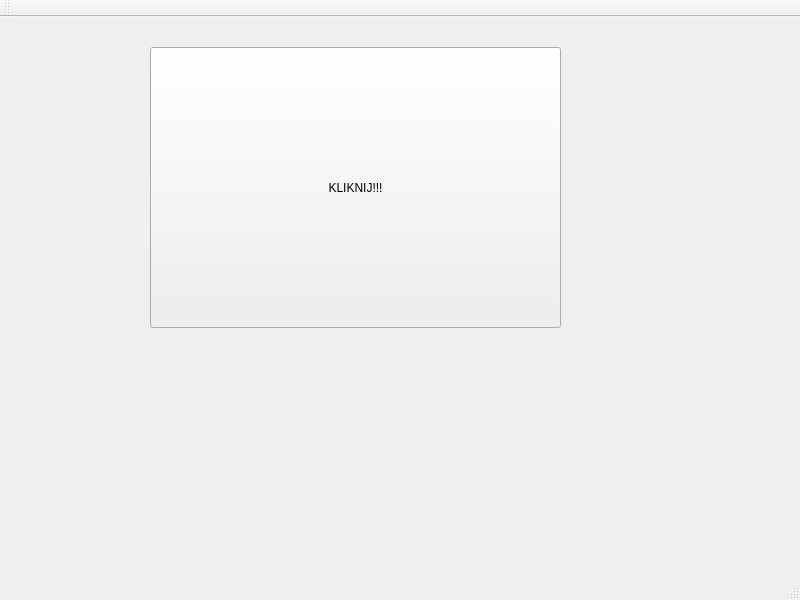
<?xml version="1.0" encoding="UTF-8"?>
<ui version="4.0">
 <class>mainWindow</class>
 <widget class="QMainWindow" name="mainWindow">
  <property name="geometry">
   <rect>
    <x>0</x>
    <y>0</y>
    <width>800</width>
    <height>600</height>
   </rect>
  </property>
  <property name="windowTitle">
   <string>MainWindow</string>
  </property>
  <widget class="QWidget" name="centralwidget">
   <widget class="QPushButton" name="pushButton">
    <property name="geometry">
     <rect>
      <x>150</x>
      <y>30</y>
      <width>411</width>
      <height>281</height>
     </rect>
    </property>
    <property name="autoFillBackground">
     <bool>false</bool>
    </property>
    <property name="text">
     <string>KLIKNIJ!!!</string>
    </property>
   </widget>
  </widget>
  <widget class="QMenuBar" name="menubar">
   <property name="geometry">
    <rect>
     <x>0</x>
     <y>0</y>
     <width>800</width>
     <height>24</height>
    </rect>
   </property>
  </widget>
  <widget class="QStatusBar" name="statusbar"/>
  <widget class="QToolBar" name="toolBar">
   <property name="windowTitle">
    <string>toolBar</string>
   </property>
   <attribute name="toolBarArea">
    <enum>TopToolBarArea</enum>
   </attribute>
   <attribute name="toolBarBreak">
    <bool>false</bool>
   </attribute>
  </widget>
 </widget>
 <resources/>
 <connections/>
</ui>
